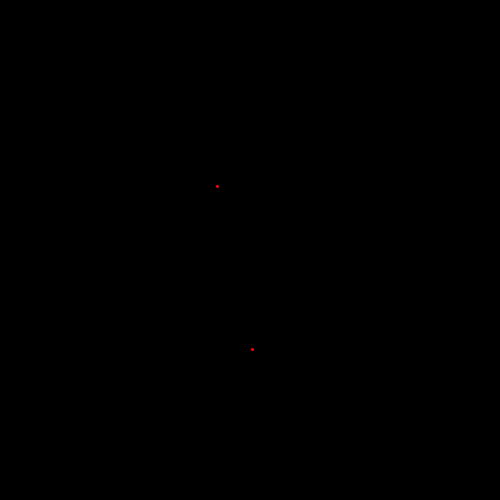
Frame 1 (no input)
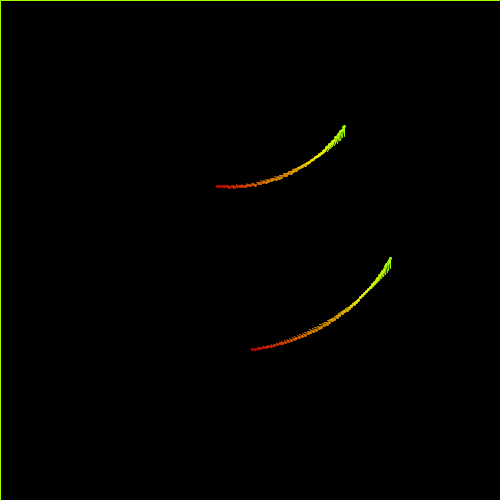
Frame 60 (the mouse pressed at the canvas centre just before this capture)
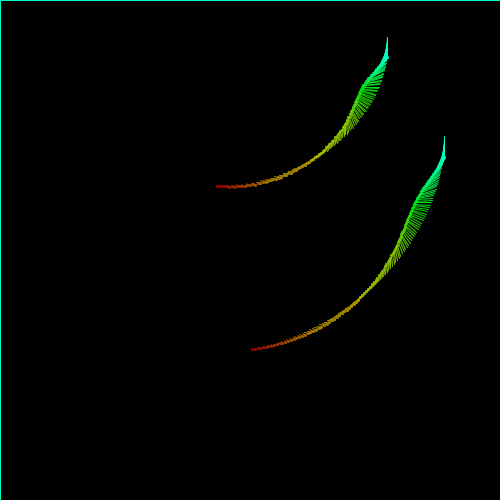
Frame 120 (the mouse held since frame 60 and released just before this capture)

The Processing sketch that drew these frames (run headless with seeded random() and noise(); from frame 60 on, the mouse is pressed at the canvas centre):

// Processing sketch: processing_152457
// ── processing_152457.pde

/*
 * Creative Coding
 * Week 3, 04 - spinning top: curved motion with sin() and cos()
 * by Indae Hwang and Jon McCormack
 * Copyright (c) 2014 Monash University
 *
 * This sketch is the first cut at translating the motion of a spinning top
 * to trace a drawing path. This sketch traces a path using sin() and cos()
 *
 */
// one
float x, y;      // current drawing position
float dx, dy;    // change in position at each frame
float rad;       // radius for the moving hand

// two
float nx, ny;      // current drawing position
float ndx, ndy;    // change in position at each frame
float nrad;       // radius for the moving hand

int hue;


void setup() {
  size(500, 500);
  colorMode(HSB);
  hue = 0;
  // initial position in the centre of the screen
  x = width/2;
  y = height/2;
  
  // initial position not in the centre of the screen
  nx = width/3 * random(2);
  ny = height/3 * random(2);

  // dx and dy are the small change in position each frame
  dx = random(-1, 1);
  dy = random(-1, 1);
  background(0);
  
    // dx and dy are the small change in position each frame
  ndx = random(-1, 1);
  ndy = random(-1, 1);
  background(0);
}


void draw() {
  // blend the old frames into the background
  //blendMode(BLEND);
  fill(0, 1);
  rect(0, 0, width, height);
  rad = radians(frameCount);

//try to get a few

  // calculate new position
  x += dx;
  y += dy;
  
  nx += ndx;
  ny += ndy;

  float max = 1;
  float min = 0.5;

  //When the shape hits the edge of the window, it reverses its direction and changes velocity
  if (x > width-100 || x < 100) {
    dx = dx > 0 ? -random(min, max) : random(min, max);
  }
  
//When the shape hits the edge of the window, it reverses its direction and changes velocity
  if (nx > width-100 || nx < 100) {
    ndx = ndx > 0 ? -random(min, max) : random(min, max);
  }


  if (y > height-100 || y < 100) {
    dy = dy > 0 ? -random(min, max) : random(min, max);
  }
  
    if (ny > height-100 || ny < 100) {
    ndy = ndy > 0 ? -random(min, max) : random(min, max);
  }

  float bx = x + 100 * sin(rad);
  float by = y + 100 * cos(rad);
  
  float nbx = nx + 100 * sin(rad);
  float nby = ny + 100 * cos(rad);

  fill(hue, 255, 255);

  float radius = 100 * sin(rad*0.1);
  float handX = bx + radius * sin(rad*3);
  float handY = by + radius * cos(rad*3);
  
  float nradius = 100 * sin(rad*0.1);
  float nhandX = nbx + nradius * sin(rad*3);
  float nhandY = nby + nradius * cos(rad*3);

  stroke(hue, 255, 255);
  line(bx, by, handX, handY);
  ellipse(handX, handY, 2, 2);
  
  line(nbx, nby, nhandX, nhandY);
  ellipse(nhandX, nhandY, 2, 2);
    hue ++;
    hue = hue % 255;
}
